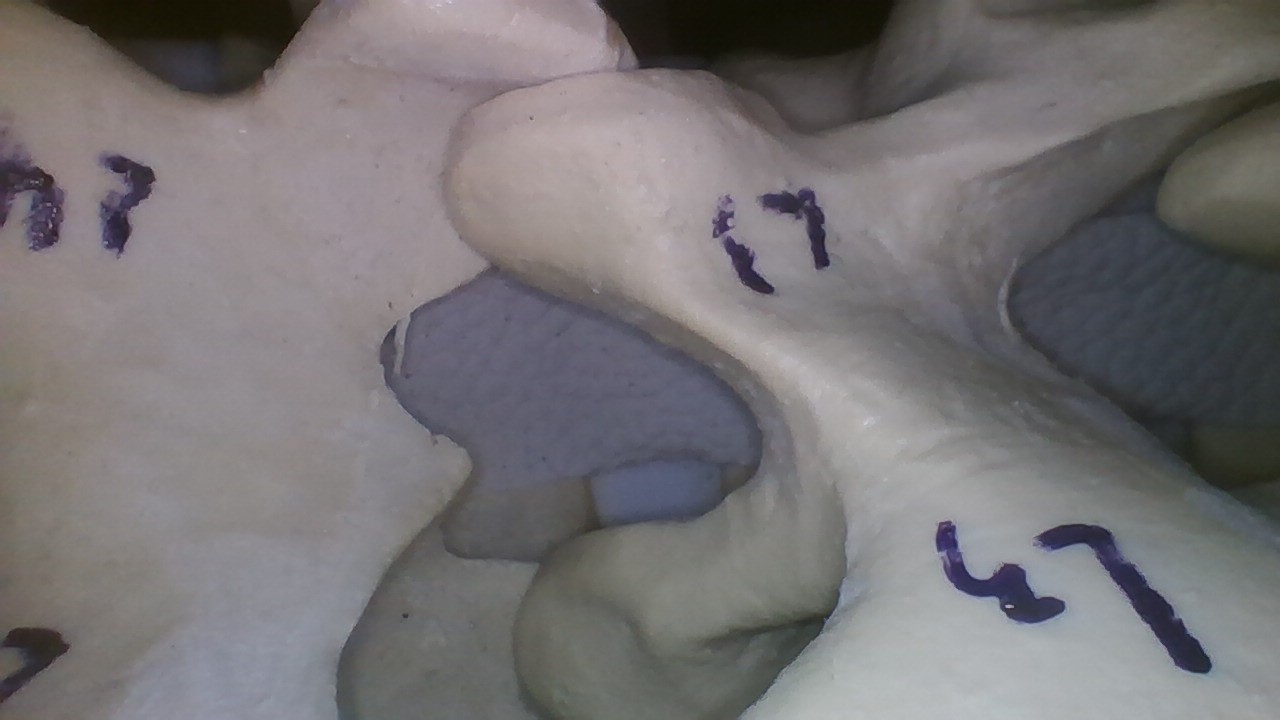
#> input picture data/bone_picture/p10-1.jpg, 1280 x 720 px; its folder holds 4 pictures in this run
$ python make_combined_mesh.py
#> lines starting #> are read from the running program, lines starting #| are printed output that depends on the picture
### endoscope_depth.py
"""
Self-contained endoscope depth estimation script.

Just put this file in your repo with a folder called pdf_images/ containing
the three p6-*.png images from the Wu et al. 2009 paper. Then run:
    python endoscope_depth.py

Outputs per image (in outputs/):
  - paper_endoscope_a.png   (6-panel figure: input, masks, depth, 3D plot)
  - paper_endoscope_a.ply   (colored point cloud for MeshLab/CloudCompare)
  - Same for views b and c
  - paper_endoscope_summary.png  (combined 3-view comparison)

Algorithm:
  Single-image depth from inverse-square + Lambertian shading.
  I = albedo * light / r^2  =>  r = sqrt(albedo * light / I)
  Then: specular masking + edge-aware smoothing.
"""

import os
import numpy as np
from PIL import Image
import matplotlib.pyplot as plt
from scipy.ndimage import gaussian_filter


# =============================================================================
# Core algorithm (was in photometric_depth.py)
# =============================================================================

def to_luminance(rgb):
    """Weighted RGB -> single brightness channel (green-heavy for tissue)."""
    return 0.15 * rgb[..., 0] + 0.70 * rgb[..., 1] + 0.15 * rgb[..., 2]


def detect_specular_mask(rgb, brightness_thresh=0.85, sat_thresh=0.3):
    """Mask pixels that are both very bright AND low-saturation (glints)."""
    luminance = to_luminance(rgb)
    max_c = rgb.max(axis=-1)
    min_c = rgb.min(axis=-1)
    saturation = np.where(max_c > 1e-6, (max_c - min_c) / (max_c + 1e-6), 0.0)
    return (luminance > brightness_thresh) & (saturation < sat_thresh)


def inpaint_mask(image, mask, iterations=20):
    """Iterative neighbor-averaging fill of masked pixels."""
    filled = image.copy()
    filled[mask] = 0.0
    for _ in range(iterations):
        blurred = gaussian_filter(filled, sigma=2.0)
        filled[mask] = blurred[mask]
    return filled


def brightness_to_depth(luminance, albedo=0.5, light_power=0.3, eps=1e-3):
    """Inverse-square inversion: r = sqrt(rho * L / I)."""
    safe_I = np.maximum(luminance, eps)
    return np.sqrt(albedo * light_power / safe_I)


def bilateral_smooth(depth, guide, spatial_sigma=10.0, range_sigma=0.08,
                     iterations=4):
    """Edge-aware smoothing of depth using the luminance image as guide."""
    smoothed = depth.copy()
    for _ in range(iterations):
        for shift in [(-1, 0), (1, 0), (0, -1), (0, 1)]:
            shifted_depth = np.roll(smoothed, shift, axis=(0, 1))
            shifted_guide = np.roll(guide, shift, axis=(0, 1))
            weight = np.exp(-((guide - shifted_guide) ** 2) /
                            (2 * range_sigma ** 2))
            smoothed = (1 - 0.25 * weight) * smoothed + \
                       (0.25 * weight) * shifted_depth
    return gaussian_filter(smoothed, sigma=spatial_sigma * 0.3)


# =============================================================================
# PLY export
# =============================================================================

# [213 lines left out: functions write_ply, depth_to_pointcloud, print_depth_stats, process_endoscope_image, main, not called in this run]


# [2 lines that do not run on import are left out]

### bone_depth_batch.py
"""
Batch photometric-stereo depth estimation for the "BONE PICTURE" dataset.
================================================================================

This processes a whole folder of bone photos automatically. The capture rig
takes 4 photos per physical location/sample:

    pN-1.jpg   ALL LEDs on        (uniform reference - NOT used for stereo)
    pN-2.jpg   RIGHT LED only     (light from the +x / right side)
    pN-3.jpg   TOP   LED only     (light from the +y / upper side)
    pN-4.jpg   LEFT  LED only     (light from the -x / left side)

(The -1 = all-on / -2 = right / -3 = top / -4 = left convention was verified
 on all 17 locations: index 1 is always the most uniform image, and the other
 three are lit from the right, top and left respectively.)

METHOD  (identical in spirit to photometric_depth_test.py)
--------------------------------------------------------------------------------
  1. Take the 3 single-LED images. Each gives one brightness per pixel.
  2. Woodham photometric stereo: for every pixel solve the 3x3 linear system
         L @ g = I        ->     g = L^-1 @ I
     where the rows of L are the 3 known light directions and I is the pixel's
     3 brightnesses. Then  albedo = |g|  and  surface normal n = g / |g|.
  3. Turn the per-pixel normals into depth gradients
         p = d(depth)/d(col) = +nx/nz
         q = d(depth)/d(row) = -ny/nz
     and integrate them into a depth map z(x, y) with the Frankot-Chellappa
     Poisson solver (FFT, fast, no per-pixel loop -- this is the frequency
     domain integrator named in the original script's docstring).
  4. The result is a PER-PIXEL RELATIVE depth map (one heat-map per location)
     plus a few summary numbers per location written to a CSV.

UNITS / WHAT THE NUMBERS MEAN
--------------------------------------------------------------------------------
Plain photometric stereo recovers shape only up to an unknown overall offset
and scale (there is no coaxial point-light calibration image here, and you
asked to ignore the all-on shot). So the depth map is RELATIVE: the *shape*
and the relative height differences are meaningful, the absolute millimetre
value is not. The single number reported per location is the surface "relief"
(robust peak-to-valley range) in working-resolution pixel units. If
FIELD_WIDTH_IN is set to the real photo width, the CSV also reports that relief
in inches. See the note at the bottom of this file for how to add absolute
physical calibration later.

HOW TO RUN
--------------------------------------------------------------------------------
    pip install numpy opencv-python scipy matplotlib
    python bone_depth_batch.py

Edit INPUT_FOLDER below to point at your downloaded copy of the folder.
Everything else (light geometry, working resolution, what to save) is in the
CONFIG block right under the imports so you can tweak it without touching the
algorithm.
"""

import os
import re
import csv
import glob
import numpy as np
import cv2

# Matplotlib is only needed for the labelled heat-map / panel figures.
# If you don't have it, set SAVE_FIGURES = False and you'll still get the
# raw colour depth PNGs (via OpenCV) and the CSV.
try:
    import matplotlib
    matplotlib.use("Agg")          # no display needed, just write files
    import matplotlib.pyplot as plt
    HAVE_MPL = True
except Exception:
    HAVE_MPL = False


# =============================================================================
# CONFIG  -- edit these, not the algorithm below
# =============================================================================

# Folder containing the pN-M.jpg images (downloaded from the Drive folder).
INPUT_FOLDER = "./bone_picture"

# Where results are written (created automatically).
OUTPUT_FOLDER = "./depth_outputs"

# Filename pattern. Group 1 = location number, group 2 = photo number (1..4).
FILENAME_RE = re.compile(r"^p(\d+)-(\d+)\.(?:jpg|jpeg|png)$", re.IGNORECASE)

# Which photo index is the "all LEDs on" reference (ignored by the stereo solve,
# used only for colour / visualisation). Set to None if you have no such frame.
ALL_ON_INDEX = 1

# The three single-LED photos and the in-plane azimuth of each light.
#   azimuth 0 deg  = light comes from the RIGHT (+x)
#   azimuth 90 deg = light comes from the TOP / above (+y, "up" in the image)
#   azimuth 180    = light comes from the LEFT (-x)
#   azimuth 270    = light comes from BELOW (-y)
# These are EMPIRICALLY CALIBRATED from the data (albedo-normalised shading
# centroids, each single-LED frame divided by the all-on p*-1 frame, averaged
# over all 17 locations):
#   pN-2 RIGHT  -> measured  ~0 deg  (clean, strong: |signal| ~0.67)
#   pN-4 LEFT   -> measured ~180 deg (clean, strong: |signal| ~0.71)
#   pN-3 UPPER  -> measured  ~57 deg (an UPPER-RIGHT light, NOT straight top,
#                  and only ~0.38x as directional as the side lights). The old
#                  90 deg assumption was ~33 deg off. Vertical shape is real but
#                  weaker/noisier than horizontal because of this weak 3rd light.
# Adjust if your rig differs, or set ESTIMATE_AZIMUTH_FROM_IMAGES = True.
SINGLE_LED_AZIMUTH_DEG = {
    2: 0.0,     # pN-2  -> RIGHT LED
    3: 55.0,    # pN-3  -> UPPER LED (upper-right, weak; calibrated from data)
    4: 180.0,   # pN-4  -> LEFT  LED
}

# Elevation of every LED above the surface plane, in degrees. 90 = straight on
# (coaxial), 0 = grazing from the side. The cameras/LEDs here light the bone
# from fairly oblique angles; ~40 deg is a reasonable default. This mainly
# affects the vertical exaggeration of the recovered surface, not its shape.
LIGHT_ELEVATION_DEG = 40.0

# If True, ignore SINGLE_LED_AZIMUTH_DEG and instead estimate each LED's azimuth
# from the data (image minus the per-location mean -> where that LED adds light).
# Robust and rig-agnostic, but the manual values above are usually cleaner.
ESTIMATE_AZIMUTH_FROM_IMAGES = False

# Downscale the long edge to this many pixels before processing. Photometric
# depth doesn't need full resolution and this keeps each location fast.
# Set to None to use full resolution (slower, sharper).
WORK_LONG_EDGE = 640

# Real width of the area shown by each photo, in inches. This is only used to
# add inch-scale relief columns to the CSV; the solver itself works in relative
# pixel units. The default preserves the old 30 mm placeholder as inches.
# Set this to your measured field-of-view width for true inch values, or None
# if you want pixel-only output.
FIELD_WIDTH_IN = 30.0 / 25.4

# Remove specular glints (bright, low-saturation spots) before solving. Bone is
# glossy when wet and specular highlights break the Lambertian assumption.
REMOVE_SPECULAR = True

# Sign of the output depth. With the convention here, larger value = farther
# from the camera. Flip this if your heat-maps look inverted for your rig.
DEPTH_SIGN = +1.0

# What to write per location.
SAVE_DEPTH_PNG = True     # colour depth heat-map (always; uses OpenCV if no MPL)
SAVE_NORMALS_PNG = True   # RGB-encoded surface normals
SAVE_PANEL = True         # multi-panel figure (needs matplotlib)
SAVE_PLY = False          # 3-D point cloud (open in MeshLab/CloudCompare)

# Robust percentiles used both for the colour range and the "relief" number.
LOW_PCT, HIGH_PCT = 2.0, 98.0


# =============================================================================
# Light geometry
# =============================================================================

# [387 lines left out: functions light_vector, estimate_azimuths, srgb_to_linear, to_luminance, load_rgb, detect_specular_mask and 12 more, not called in this run]


# =============================================================================
# Discovery + driver
# =============================================================================

def discover(folder):
    """Group image files by location. Returns {loc: {photo_idx: path}}."""
    groups = {}
    if not os.path.isdir(folder):
        raise FileNotFoundError(f"INPUT_FOLDER not found: {folder}")
    for path in sorted(glob.glob(os.path.join(folder, "*"))):
        name = os.path.basename(path)
        m = FILENAME_RE.match(name)
        if not m:
            if os.path.isfile(path):
                print(f"  [warn] ignoring unrecognised file: {name}")
            continue
        loc, idx = int(m.group(1)), int(m.group(2))
        groups.setdefault(loc, {})[idx] = path
    return groups


# [45 lines left out: function main, not called in this run]


# [2 lines that do not run on import are left out]


# =============================================================================
# NOTE - getting ABSOLUTE depth (inches/mm) later, if you ever need it
# -----------------------------------------------------------------------------
# Photometric stereo alone gives shape up to scale. To pin the absolute scale
# you need one extra constraint, e.g. a coaxial point-light image (single LED
# next to the lens) where brightness I = albedo * power / r^2, so
#       r = sqrt(albedo * power / I)
# gives true distance at the brightest (nearest, head-on) pixels. Capture such
# a frame, recover r there in your chosen physical unit, and shift+scale this
# relative z to match. That is exactly the calibrate_scale_with_coaxial() step
# in photometric_depth_test.py.
# =============================================================================

### make_combined_mesh.py
"""
Stitch all 17 per-location meshes into ONE colored mesh PLY (grid layout).
================================================================================

The 17 locations are separate specimens, and each mesh is centered on the
origin -- so simply merging them would stack all 17 on top of each other. To
make a single model you can view/import as a whole, we lay them out on a grid:
each location keeps its own shape + color and is just translated into its own
cell (row-major by location number). The result is one binary PLY with faces,
so it imports straight into 3D Slicer as a single Model.

Depth = the same single-image (all-on) shading used for the individual meshes,
recomputed here at a lighter resolution so the combined file stays manageable.

Run:  python make_combined_mesh.py
"""

import os
import numpy as np
from PIL import Image

import endoscope_depth as ed
import bone_depth_batch as bd

OUT_PATH = "./depth_outputs/all17_combined_mesh.ply"
ALL_ON_INDEX = 1
TILE_LONG_EDGE = 320        # per-tile resolution (smaller => lighter combined file)
DEPTH_SCALE = 30.0
NCOLS = 5                    # grid columns
GAP_X = 1.15                # horizontal spacing as a fraction of tile width
GAP_Y = 1.35                # vertical spacing as a fraction of tile height


def load_rgb(path, long_edge):
    img = Image.open(path).convert("RGB")
    w, h = img.size
    s = long_edge / max(w, h)
    if s < 1.0:
        img = img.resize((round(w * s), round(h * s)), Image.LANCZOS)
    return np.asarray(img, dtype=np.float32) / 255.0


def tile_depth(rgb):
    spec = ed.detect_specular_mask(rgb)
    cleaned = rgb.copy()
    for c in range(3):
        cleaned[..., c] = ed.inpaint_mask(rgb[..., c], spec)
    lum = ed.to_luminance(cleaned)
    return ed.bilateral_smooth(ed.brightness_to_depth(lum), lum)


def grid_faces(H, W, base):
    """Two triangles per cell, indices offset by `base` (this tile's 1st vertex)."""
    idx = base + np.arange(H * W).reshape(H, W)
    v00 = idx[:-1, :-1].ravel(); v01 = idx[:-1, 1:].ravel()
    v10 = idx[1:, :-1].ravel();  v11 = idx[1:, 1:].ravel()
    return np.concatenate([np.stack([v00, v01, v11], 1),
                           np.stack([v00, v11, v10], 1)], 0)


def main():
    groups = bd.discover(bd.INPUT_FOLDER)
    locs = [l for l in sorted(groups) if ALL_ON_INDEX in groups[l]]
    n = len(locs)
    nrows = (n + NCOLS - 1) // NCOLS

    # figure out tile size from the first location (all share it)
    r0 = load_rgb(groups[locs[0]][ALL_ON_INDEX], TILE_LONG_EDGE)
#> in load_rgb, img is the input picture: PIL image 1280x720 RGB; mean R, G, B 117.5, 114.2, 116.1
#> in load_rgb, `return np.asarray(img, dtype=np.float32) / 255.0`:
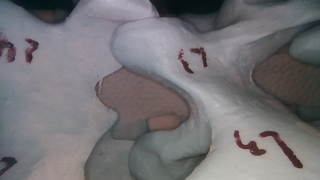
#> returned value: shape (180, 320, 3) float32; mean of channels 0, 1, 2 0.461, 0.448, 0.455; drawn as B, G, R
    H, W = r0.shape[:2]
#> H = 180; W = 320
    dx = W * GAP_X
#> dx = 368
    dy = H * GAP_Y
#> dy = 243
    # offsets that center the whole grid on the origin
    x0 = -(NCOLS - 1) * dx / 2.0
#> x0 = -736
    y0 = (nrows - 1) * dy / 2.0
#> y0 = 0

    all_v, all_f = [], []
    base = 0
    for k, loc in enumerate(locs):
        col, row = k % NCOLS, k // NCOLS
        rgb = load_rgb(groups[loc][ALL_ON_INDEX], TILE_LONG_EDGE)
        depth = tile_depth(rgb)
#> in detect_specular_mask, `max_c = rgb.max(axis=-1)`:
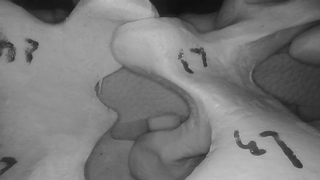
#> max_c: shape (180, 320) float32; min 0.0588, max 0.776, mean 0.475
#> in detect_specular_mask, `min_c = rgb.min(axis=-1)`:
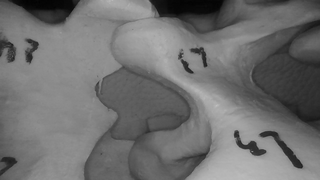
#> min_c: shape (180, 320) float32; min 0.00392, max 0.753, mean 0.437
#> in detect_specular_mask, `saturation = np.where(max_c > 1e-6, (max_c - min_c) / (max_c + 1e-6), ..`:
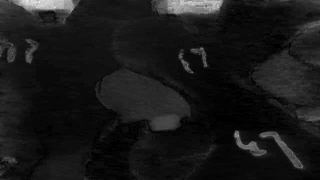
#> saturation: shape (180, 320) float32; min 0, max 0.957, mean 0.0972
#> in detect_specular_mask, `return (luminance > brightness_thresh) & (saturation < sat_thresh)`: returned value: shape (180, 320) bool; every value is 0
#> in brightness_to_depth, `return np.sqrt(albedo * light_power / safe_I)`:
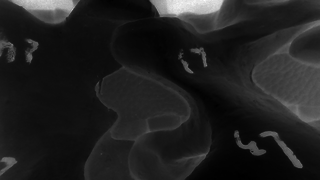
#> returned value: shape (180, 320) float32; min 0.445, max 1.77, mean 0.615; drawn with min black and max white
#> in bilateral_smooth, `return gaussian_filter(smoothed, sigma=spatial_sigma * 0.3)`:
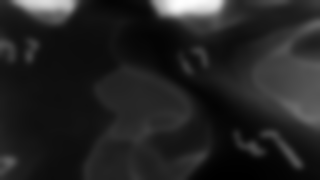
#> returned value: shape (180, 320) float32; min 0.451, max 1.63, mean 0.615; drawn with min black and max white
        H, W = depth.shape
        j, i = np.meshgrid(np.arange(W), np.arange(H))
        X = (j - W / 2.0) + (x0 + col * dx)
        Y = -(i - H / 2.0) + (y0 - row * dy)
        Z = -depth * DEPTH_SCALE
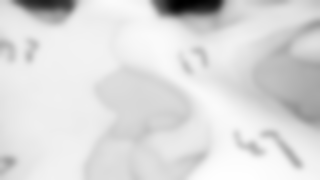
#> Z: shape (180, 320) float32; min -48.98, max -13.54, mean -18.45; drawn with min black and max white

        vdt = np.dtype([("x", "<f4"), ("y", "<f4"), ("z", "<f4"),
                        ("r", "u1"), ("g", "u1"), ("b", "u1")])
        v = np.empty(H * W, vdt)
        v["x"] = X.ravel(); v["y"] = Y.ravel(); v["z"] = Z.ravel()
        cols = (np.clip(rgb, 0, 1).reshape(-1, 3) * 255).astype(np.uint8)
        v["r"] = cols[:, 0]; v["g"] = cols[:, 1]; v["b"] = cols[:, 2]
        all_v.append(v)
        all_f.append(grid_faces(H, W, base))
        base += H * W
#> base = 57600
        print(f"  placed loc {loc:2d} at grid (row {row}, col {col})")

    V = np.concatenate(all_v)
    F = np.concatenate(all_f)
    fdt = np.dtype([("n", "u1"), ("a", "<i4"), ("b", "<i4"), ("c", "<i4")])
    frec = np.empty(len(F), fdt)
    frec["n"] = 3
    frec["a"] = F[:, 0]; frec["b"] = F[:, 1]; frec["c"] = F[:, 2]

    header = ("ply\nformat binary_little_endian 1.0\n"
              f"element vertex {len(V)}\n"
              "property float x\nproperty float y\nproperty float z\n"
              "property uchar red\nproperty uchar green\nproperty uchar blue\n"
              f"element face {len(F)}\n"
              "property list uchar int vertex_indices\n"
              "end_header\n")
    os.makedirs(os.path.dirname(OUT_PATH), exist_ok=True)
    with open(OUT_PATH, "wb") as fh:
        fh.write(header.encode("ascii"))
        V.tofile(fh); frec.tofile(fh)

    mb = os.path.getsize(OUT_PATH) / 1024 / 1024
    print(f"\nCombined {n} locations ({nrows}x{NCOLS} grid) -> {OUT_PATH}")
    print(f"  {len(V):,} vertices, {len(F):,} faces, {mb:.1f} MB")
#|   57,600 vertices, 114,202 faces, 2.2 MB


if __name__ == "__main__":
    main()
